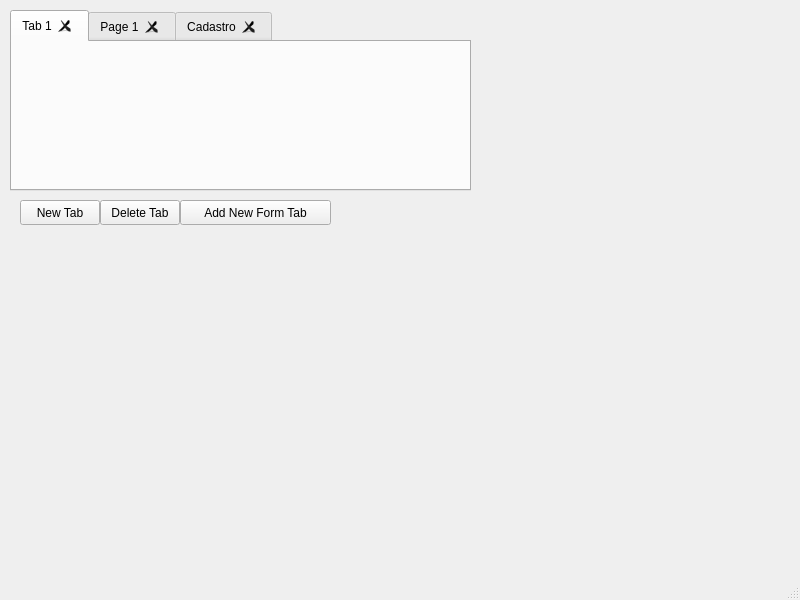
<?xml version="1.0" encoding="UTF-8"?>
<ui version="4.0">
 <class>MainWindow</class>
 <widget class="QMainWindow" name="MainWindow">
  <property name="geometry">
   <rect>
    <x>0</x>
    <y>0</y>
    <width>800</width>
    <height>600</height>
   </rect>
  </property>
  <property name="windowTitle">
   <string>MainWindow</string>
  </property>
  <widget class="QWidget" name="centralwidget">
   <widget class="QTabWidget" name="tabWidget">
    <property name="geometry">
     <rect>
      <x>10</x>
      <y>10</y>
      <width>461</width>
      <height>181</height>
     </rect>
    </property>
    <property name="currentIndex">
     <number>0</number>
    </property>
    <property name="tabsClosable">
     <bool>true</bool>
    </property>
    <widget class="QWidget" name="tab_1">
     <attribute name="title">
      <string>Tab 1</string>
     </attribute>
    </widget>
    <widget class="QWidget" name="tab_2">
     <attribute name="title">
      <string>Page 1</string>
     </attribute>
    </widget>
    <widget class="QWidget" name="tab_3">
     <attribute name="title">
      <string>Cadastro</string>
     </attribute>
     <widget class="QWidget" name="">
      <property name="geometry">
       <rect>
        <x>10</x>
        <y>10</y>
        <width>280</width>
        <height>99</height>
       </rect>
      </property>
      <layout class="QVBoxLayout" name="verticalLayout_2">
       <item>
        <layout class="QHBoxLayout" name="horizontalLayout">
         <item>
          <widget class="QLabel" name="label">
           <property name="text">
            <string>TextLabel</string>
           </property>
          </widget>
         </item>
         <item>
          <widget class="QLineEdit" name="lineEdit"/>
         </item>
        </layout>
       </item>
       <item>
        <layout class="QVBoxLayout" name="verticalLayout">
         <item>
          <layout class="QHBoxLayout" name="horizontalLayout_2">
           <item>
            <widget class="QLabel" name="label_2">
             <property name="text">
              <string>TextLabel</string>
             </property>
            </widget>
           </item>
           <item>
            <widget class="QLineEdit" name="lineEdit_2"/>
           </item>
          </layout>
         </item>
         <item>
          <layout class="QHBoxLayout" name="horizontalLayout_3">
           <item>
            <layout class="QHBoxLayout" name="horizontalLayout_4">
             <item>
              <widget class="QPushButton" name="pushButton_4">
               <property name="text">
                <string>PushButton</string>
               </property>
              </widget>
             </item>
             <item>
              <widget class="QPushButton" name="pushButton_3">
               <property name="text">
                <string>PushButton</string>
               </property>
              </widget>
             </item>
            </layout>
           </item>
           <item>
            <widget class="QLabel" name="label_3">
             <property name="text">
              <string>TextLabel</string>
             </property>
            </widget>
           </item>
           <item>
            <widget class="QLineEdit" name="lineEdit_3"/>
           </item>
          </layout>
         </item>
        </layout>
       </item>
      </layout>
     </widget>
    </widget>
   </widget>
   <widget class="QPushButton" name="pushButton">
    <property name="geometry">
     <rect>
      <x>20</x>
      <y>200</y>
      <width>80</width>
      <height>25</height>
     </rect>
    </property>
    <property name="text">
     <string>New Tab</string>
    </property>
   </widget>
   <widget class="QPushButton" name="pushButton_2">
    <property name="geometry">
     <rect>
      <x>100</x>
      <y>200</y>
      <width>80</width>
      <height>25</height>
     </rect>
    </property>
    <property name="text">
     <string>Delete Tab</string>
    </property>
   </widget>
   <widget class="QPushButton" name="pushButton_5">
    <property name="geometry">
     <rect>
      <x>180</x>
      <y>200</y>
      <width>151</width>
      <height>25</height>
     </rect>
    </property>
    <property name="text">
     <string>Add New Form Tab</string>
    </property>
   </widget>
  </widget>
  <widget class="QMenuBar" name="menubar">
   <property name="geometry">
    <rect>
     <x>0</x>
     <y>0</y>
     <width>800</width>
     <height>22</height>
    </rect>
   </property>
  </widget>
  <widget class="QStatusBar" name="statusbar"/>
 </widget>
 <resources/>
 <connections/>
</ui>
